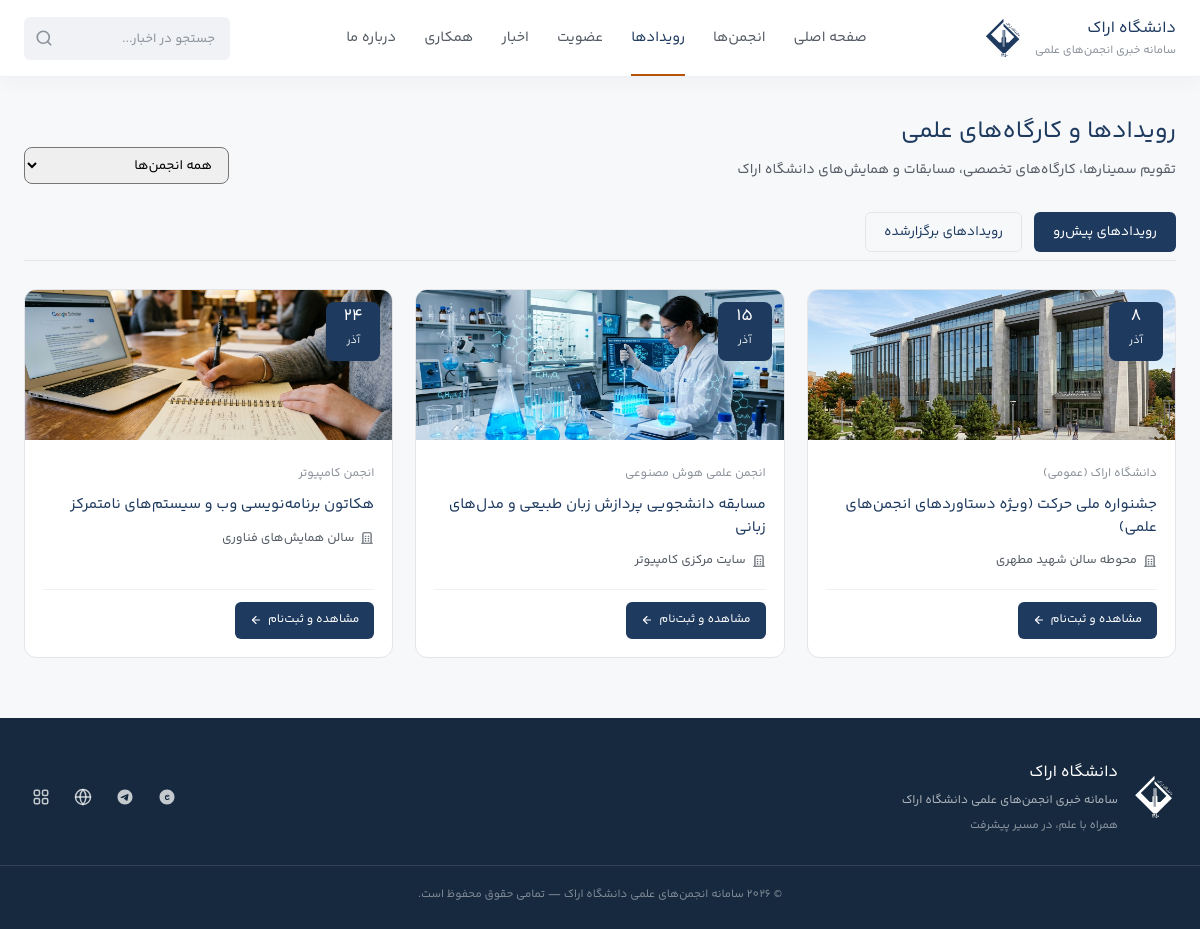
Screenshot of /events.php with the database file from the repository.
### tables this page shows
CREATE TABLE IF NOT EXISTS `events` (
  `id` int(11) NOT NULL AUTO_INCREMENT PRIMARY KEY,
  `association_id` int(11) NOT NULL DEFAULT 0,
  `title` varchar(255) NOT NULL,
  `description` text DEFAULT NULL,
  `location` varchar(255) DEFAULT NULL,
  `starts_at` datetime NOT NULL,
  `ends_at` datetime DEFAULT NULL,
  `image` varchar(255) DEFAULT NULL,
  `form_id` int(11) NOT NULL DEFAULT 0,
  `is_published` tinyint(1) NOT NULL DEFAULT 1,
  `created_at` datetime DEFAULT CURRENT_TIMESTAMP,
  KEY `idx_events_starts` (`starts_at`, `is_published`)
) DEFAULT CHARSET=utf8mb4;

CREATE TABLE IF NOT EXISTS `associations` (
  `id` int(11) NOT NULL AUTO_INCREMENT PRIMARY KEY,
  `name` varchar(255) NOT NULL,
  `description` text,
  `goals` text,
  `icon` varchar(255) DEFAULT NULL,
  `icon_key` varchar(50) DEFAULT 'general',
  `cover_image` varchar(255) DEFAULT NULL,
  `email` varchar(255) DEFAULT NULL,
  `phone` varchar(50) DEFAULT NULL,
  `telegram` varchar(100) DEFAULT NULL,
  `instagram` varchar(100) DEFAULT NULL,
  `linkedin` varchar(100) DEFAULT NULL,
  `website` varchar(255) DEFAULT NULL,
  `address` text,
  `membership_open` tinyint(1) DEFAULT 1
) DEFAULT CHARSET=utf8mb4;

### events.php (the view, shortened to what this page needs)
<?php
require_once __DIR__ . '/includes/header.php';
$tab = $_GET['tab'] ?? 'upcoming';
$assocId = (int)($_GET['assoc'] ?? 0);
$where = ["is_published = 1"];
$params = [];
if ($tab === 'past') {
    $where[] = "starts_at < NOW()";
    $orderBy = "starts_at DESC";
} else {
    $tab = 'upcoming';
    $where[] = "starts_at >= NOW()";
    $orderBy = "starts_at ASC";
}
$sql = "SELECT e.*, a.name AS assoc_name
        FROM events e
        LEFT JOIN associations a ON e.association_id = a.id
        WHERE " . implode(' AND ', $where) . "
        ORDER BY $orderBy";
$stmt = $pdo->prepare($sql);
$stmt->execute($params);
$events = $stmt->fetchAll();
?>
<section class="page-container container">
    <div class="page-header-box" style="display:flex; justify-content:space-between; align-items:flex-end; flex-wrap:wrap; gap:16px;">
        <div>
            <h1 class="page-title">رویدادها و کارگاه‌های علمی</h1>
            <p style="font-size:14px; color:var(--text-secondary); margin-top:6px;">تقویم سمینارها، کارگاه‌های تخصصی، مسابقات و همایش‌های دانشگاه اراک</p>
        </div>
        <form method="GET" action="events.php" style="display:flex; gap:10px; align-items:center;">
            <select name="assoc" onchange="this.form.submit()" class="form-control" style="font-size:13.5px; padding:6px 12px; border-radius:var(--radius-md);">
                <option value="0">همه انجمن‌ها</option>
            </select>
        </form>
    </div>
    <div class="events-tabs" style="display:flex; gap:12px; margin-bottom:28px; border-bottom:1px solid var(--border-color); padding-bottom:8px;">
        <a href="events.php?tab=upcoming&assoc=<?= $assocId ?>" class="<?= $tab === 'upcoming' ? 'btn-primary' : 'btn-secondary' ?>" style="font-size:13.5px; padding:6px 18px;">
            رویدادهای پیش‌رو
        </a>
        <a href="events.php?tab=past&assoc=<?= $assocId ?>" class="<?= $tab === 'past' ? 'btn-primary' : 'btn-secondary' ?>" style="font-size:13.5px; padding:6px 18px;">
            رویدادهای برگزارشده
        </a>
    </div>
    <?php if ($events): ?>
        <div class="events-list-grid" style="display:grid; grid-template-columns:repeat(auto-fill, minmax(340px, 1fr)); gap:22px;">
            <?php foreach ($events as $ev):
                $dateObj = strtotime($ev['starts_at']);
                $jalali = gregorian_to_jalali((int)date('Y', $dateObj), (int)date('n', $dateObj), (int)date('j', $dateObj));
                $months = ['','فروردین','اردیبهشت','خرداد','تیر','مرداد','شهریور','مهر','آبان','آذر','دی','بهمن','اسفند'];
                $dayNum = strtr((string)$jalali[2], ['0'=>'۰','1'=>'۱','2'=>'۲','3'=>'۳','4'=>'۴','5'=>'۵','6'=>'۶','7'=>'۷','8'=>'۸','9'=>'۹']);
                $monthName = $months[$jalali[1]];
                $img = !empty($ev['image']) ? getNewsImageUrl($ev['image']) : 'assets/images/news-placeholder1.jpg';
            ?>
                <article class="event-card" style="background:var(--color-surface); border:1px solid var(--border-color); border-radius:var(--radius-lg); overflow:hidden; display:flex; flex-direction:column; transition:border-color 0.15s ease;">
                    <div style="height:150px; position:relative; overflow:hidden;">
                        <img src="<?= e($img) ?>" alt="<?= e($ev['title']) ?>" style="width:100%; height:100%; object-fit:cover;">
                        <div style="position:absolute; top:12px; right:12px; background:var(--color-primary-navy); color:#fff; border-radius:var(--radius-md); padding:6px 12px; text-align:center; min-width:54px;">
                            <span style="font-size:17px; font-weight:700; display:block; line-height:1;"><?= $dayNum ?></span>
                            <span style="font-size:11px; opacity:0.9;"><?= $monthName ?></span>
                        </div>
                    </div>
                    <div style="padding:18px; flex:1; display:flex; flex-direction:column; justify-content:space-between;">
                        <div>
                            <span style="font-size:12px; color:var(--text-muted); font-weight:500;">
                                <?= e($ev['assoc_name'] ?: 'دانشگاه اراک (عمومی)') ?>
                            </span>
                            <h3 style="font-size:15px; font-weight:700; color:var(--color-primary-navy); margin:6px 0 10px; line-height:1.5;">
                                <a href="event.php?id=<?= $ev['id'] ?>"><?= e($ev['title']) ?></a>
                            </h3>
                            <?php if (!empty($ev['location'])): ?>
                                <p style="font-size:12.5px; color:var(--text-secondary); display:flex; align-items:center; gap:6px;">
                                    <?= svgIcon('building', '', 14) ?> <?= e($ev['location']) ?>
                                </p>
                            <?php endif; ?>
                        </div>
                        <div style="margin-top:16px; padding-top:12px; border-top:1px solid var(--border-subtle); display:flex; justify-content:space-between; align-items:center;">
                            <a href="event.php?id=<?= $ev['id'] ?>" class="btn-primary" style="font-size:12px; padding:6px 14px;">
                                مشاهده و ثبت‌نام <?= svgIcon('arrow-left', '', 12) ?>
                            </a>
                        </div>
                    </div>
                </article>
            <?php endforeach; ?>
        </div>
    <?php endif; ?>
</section>
<?php include 'includes/footer.php'; ?>

### includes/functions.php (shortened to what this page needs)
<?php
function e($s) { return htmlspecialchars((string)$s, ENT_QUOTES, 'UTF-8'); }
function gregorian_to_jalali($gy, $gm, $gd) {
    $g_d_m = [0,31,59,90,120,151,181,212,243,273,304,334];
    $gy2 = ($gm > 2) ? ($gy + 1) : $gy;
    $days = 355666 + (365 * $gy) + ((int)(($gy2 + 3) / 4)) - ((int)(($gy2 + 99) / 100)) + ((int)(($gy2 + 399) / 400)) + $gd + $g_d_m[$gm - 1];
    $jy = -1595 + (33 * ((int)($days / 12053)));
    $days %= 12053;
    $jy += 4 * ((int)($days / 1461));
    $days %= 1461;
    if ($days > 365) { $jy += (int)(($days - 1) / 365); $days = ($days - 1) % 365; }
    if ($days < 186) { $jm = 1 + (int)($days / 31); $jd = 1 + ($days % 31); }
    else { $jm = 7 + (int)(($days - 186) / 30); $jd = 1 + (($days - 186) % 30); }
    return [$jy, $jm, $jd];
}
function svgIcon($name, $class = '', $size = null) {
    $szAttr = $size ? 'width="' . (int)$size . '" height="' . (int)$size . '"' : '';
    $cls = $class ? ' class="svg-icon ' . e($class) . '"' : ' class="svg-icon"';
    switch ($name) {
        case 'search':
            return '<svg ' . $cls . ' ' . $szAttr . ' viewBox="0 0 24 24" fill="none" stroke="currentColor" stroke-width="2.2" stroke-linecap="round" stroke-linejoin="round"><circle cx="11" cy="11" r="8"/><line x1="21" y1="21" x2="16.65" y2="16.65"/></svg>';
        case 'arrow-left':
            return '<svg ' . $cls . ' ' . $szAttr . ' viewBox="0 0 24 24" fill="none" stroke="currentColor" stroke-width="2.2" stroke-linecap="round" stroke-linejoin="round"><line x1="19" y1="12" x2="5" y2="12"/><polyline points="12 19 5 12 12 5"/></svg>';
        case 'building':
        case 'association':
            return '<svg ' . $cls . ' ' . $szAttr . ' viewBox="0 0 24 24" fill="none" stroke="currentColor" stroke-width="2" stroke-linecap="round" stroke-linejoin="round"><path d="M3 21h18M5 21V5a2 2 0 0 1 2-2h10a2 2 0 0 1 2 2v16M9 9h1M9 13h1M9 17h1M14 9h1M14 13h1M14 17h1"/></svg>';
        case 'close':
            return '<svg ' . $cls . ' ' . $szAttr . ' viewBox="0 0 24 24" fill="none" stroke="currentColor" stroke-width="2.5" stroke-linecap="round" stroke-linejoin="round"><line x1="18" y1="6" x2="6" y2="18"/><line x1="6" y1="6" x2="18" y2="18"/></svg>';
        case 'menu':
            return '<svg ' . $cls . ' ' . $szAttr . ' viewBox="0 0 24 24" fill="none" stroke="currentColor" stroke-width="2.2" stroke-linecap="round" stroke-linejoin="round"><line x1="3" y1="12" x2="21" y2="12"/><line x1="3" y1="6" x2="21" y2="6"/><line x1="3" y1="18" x2="21" y2="18"/></svg>';
        case 'telegram':
            return '<svg ' . $cls . ' ' . $szAttr . ' viewBox="0 0 24 24" fill="currentColor"><path d="M12 2C6.48 2 2 6.48 2 12s4.48 10 10 10 10-4.48 10-10S17.52 2 12 2zm4.64 6.8c-.15 1.58-.8 5.42-1.13 7.19-.14.75-.42 1-.68 1.03-.58.05-1.02-.38-1.58-.75-.88-.58-1.38-.94-2.23-1.5-.99-.65-.35-1.01.22-1.59.15-.15 2.71-2.48 2.76-2.69a.2.2 0 0 0-.05-.18c-.06-.05-.14-.03-.21-.02-.09.02-1.49.95-4.22 2.79-.4.27-.76.41-1.08.4-.36-.01-1.04-.2-1.55-.37-.63-.2-1.12-.31-1.08-.66.02-.18.27-.36.74-.55 2.92-1.27 4.86-2.11 5.83-2.51 2.78-1.16 3.35-1.36 3.73-1.36.08 0 .27.02.39.12.1.08.13.19.14.27-.01.06.01.24 0 .37z"/></svg>';
        case 'eitaa':
            return '<svg ' . $cls . ' ' . $szAttr . ' viewBox="0 0 24 24" fill="currentColor"><path d="M12 2C6.48 2 2 6.48 2 12s4.48 10 10 10 10-4.48 10-10S17.52 2 12 2zm3.3 12.6c-.6.9-1.6 1.4-2.8 1.4-1.9 0-3.4-1.5-3.4-3.5 0-2 1.5-3.5 3.4-3.5 1.5 0 2.7.9 3.2 2.2h-1.8c-.3-.5-.8-.8-1.4-.8-1 0-1.7.8-1.7 2.1 0 1.2.7 2.1 1.7 2.1.6 0 1.1-.3 1.4-.8h1.4v.8zm-2.8-2.6c-.6 0-1.1-.5-1.1-1.1s.5-1.1 1.1-1.1 1.1.5 1.1 1.1-.5 1.1-1.1 1.1z"/></svg>';
        case 'globe':
        case 'web':
        case 'website':
            return '<svg ' . $cls . ' ' . $szAttr . ' viewBox="0 0 24 24" fill="none" stroke="currentColor" stroke-width="2" stroke-linecap="round" stroke-linejoin="round"><circle cx="12" cy="12" r="10"/><line x1="2" y1="12" x2="22" y2="12"/><path d="M12 2a15.3 15.3 0 0 1 4 10 15.3 15.3 0 0 1-4 10 15.3 15.3 0 0 1-4-10 15.3 15.3 0 0 1 4-10z"/></svg>';
        case 'grid':
        case 'portal':
            return '<svg ' . $cls . ' ' . $szAttr . ' viewBox="0 0 24 24" fill="none" stroke="currentColor" stroke-width="2" stroke-linecap="round" stroke-linejoin="round"><rect x="3" y="3" width="7" height="7" rx="2"/><rect x="14" y="3" width="7" height="7" rx="2"/><rect x="14" y="14" width="7" height="7" rx="2"/><rect x="3" y="14" width="7" height="7" rx="2"/></svg>';
    }
}
function getNewsImageUrl($img) {
    if (!empty($img)) {
        if (file_exists(__DIR__ . '/../uploads/news/' . $img)) {
            return 'uploads/news/' . e($img);
        }
        if (file_exists(__DIR__ . '/../assets/images/' . $img)) {
            return 'assets/images/' . e($img);
        }
    }
    return 'assets/images/news-placeholder1.jpg';
}
?>

### assets/css/style.css (style rules this page uses)
:root { --font-sans: 'Yekan Bakh', Tahoma, Arial, sans-serif; --color-surface: #ffffff; --color-body-bg: #f7f8fa; --color-soft-bg: #f1f2f5; --border-color: #e3e5ea; --border-subtle: #eef0f3; --text-primary: #1c2024; --text-secondary: #545b64; --text-muted: #8b929b; --text-white: #ffffff; --color-primary-navy: #1e3a5f; --color-primary-dark: #16293f; --color-primary-blue: #1e3a5f; --color-accent: #b45309; --color-accent-soft: #fdf3e7; --color-success: #166534; --shadow-sm: 0 1px 2px rgba(20, 25, 32, 0.04); --shadow-md: 0 4px 14px rgba(20, 25, 32, 0.06); --shadow-lg: 0 10px 30px rgba(20, 25, 32, 0.08); --shadow-card-hover: 0 4px 14px rgba(20, 25, 32, 0.08); --radius-sm: 6px; --radius-md: 8px; --radius-lg: 12px; --radius-xl: 16px; --radius-full: 9999px; --transition-fast: 0.15s ease; --transition-normal: 0.18s ease; --transition-smooth: 0.22s ease; }
*, *::before, *::after { margin: 0; padding: 0; box-sizing: border-box; }
html { font-size: 16px; scroll-behavior: smooth; -webkit-font-smoothing: antialiased; -moz-osx-font-smoothing: grayscale; }
body { font-family: var(--font-sans); font-weight: 400; font-synthesis: none; background-color: var(--color-body-bg); color: var(--text-primary); line-height: 1.9; direction: rtl; text-align: right; min-height: 100vh; display: flex; flex-direction: column; }
a { color: inherit; text-decoration: none; transition: color var(--transition-fast); }
img { max-width: 100%; height: auto; display: block; }
button, input, select, textarea { font-family: inherit; }
.container { width: 100%; max-width: 1240px; margin-left: auto; margin-right: auto; padding-left: 24px; padding-right: 24px; }
.svg-icon { display: inline-block; vertical-align: middle; flex-shrink: 0; fill: currentColor; }
.svg-icon[stroke] { fill: none; }
.btn-primary, .btn-secondary, .btn-text { display: inline-flex; align-items: center; gap: 6px; font-size: 13.5px; border-radius: var(--radius-sm); border: 1px solid transparent; padding: 9px 18px; cursor: pointer; transition: background var(--transition-fast), border-color var(--transition-fast), color var(--transition-fast); flex-shrink: 0; font-family: inherit; }
.btn-primary { background: var(--color-primary-navy); color: var(--text-white); }
.btn-secondary { background: transparent; border-color: var(--border-color); color: var(--color-primary-navy); }
.page-container { padding-top: 36px; padding-bottom: 60px; }
.page-header-box { margin-bottom: 28px; }
.page-title { font-size: 24px; color: var(--color-primary-navy); line-height: 1.6; }

### rows the page displays
events: image (picture), starts_at "۸", starts_at "آذر", assoc_name "دانشگاه اراک (عمومی)", title "جشنواره ملی حرکت (ویژه دستاوردهای انجمن‌های علمی)", location "محوطه سالن شهید مطهری"
events: image (picture), starts_at "۱۵", starts_at "آذر", association.name "انجمن علمی هوش مصنوعی", title "مسابقه دانشجویی پردازش زبان طبیعی و مدل‌های زبانی", location "سایت مرکزی کامپیوتر"
events: image (picture), starts_at "۲۴", starts_at "آذر", association.name "انجمن کامپیوتر", title "هکاتون برنامه‌نویسی وب و سیستم‌های نامتمرکز", location "سالن همایش‌های فناوری"

### other values shown
$item[1] "صفحه اصلی"
$item[1] "انجمن‌ها"
$item[1] "رویدادها"
$item[1] "عضویت"
$item[1] "اخبار"
$item[1] "همکاری"
$item[1] "درباره ما"
